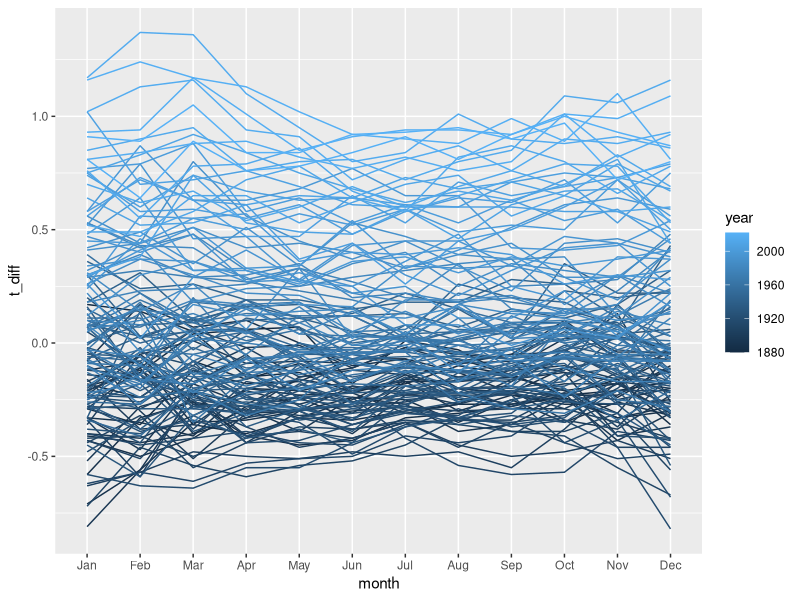
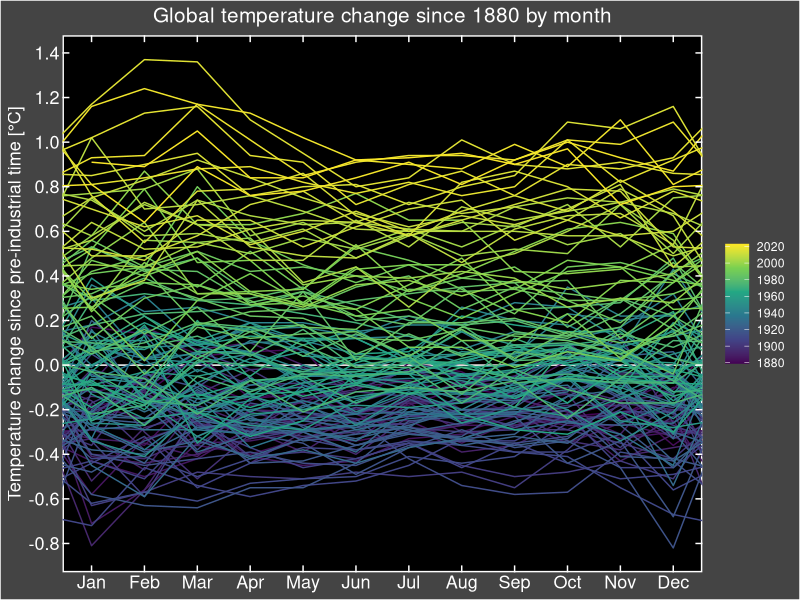
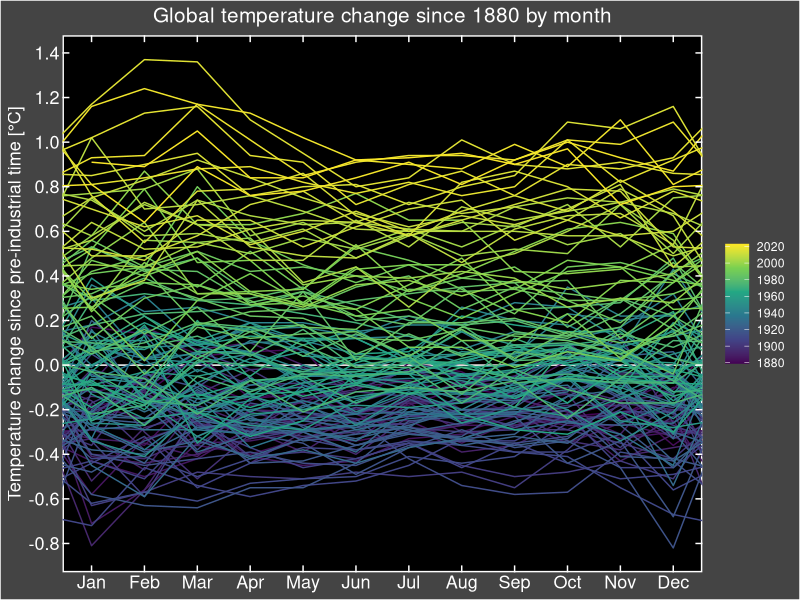

These figures' R source, in order:
library(tidyverse)

# 1. First plot
t_diff <- 
  read_csv("data/GLB.Ts+dSST.csv", skip = 1, na = "***") %>% #load CSV file, skip 1st rows, na value in the data is "***"
  select(year = Year, month.abb) %>% #month.abb is constant R build-in. which is the same as our datatype
  # Tidy dataframe by converting month in 1 column accept for year
  #Pivot dataframe for all columns except for year column, Give a name of month column
  pivot_longer(-year, names_to = "month", values_to = "t_diff") %>%
  drop_na() %>% #Ignore NA value
  mutate(month = factor(month, levels = month.abb)) #Order months into numerical order rather than alphabit order, define month as a factor
  
  
t_diff %>%
  ggplot(aes(x = month, y = t_diff, group = year, color = year)) +
  geom_line()

# 2. Second plot: There are data in preceding year and next year.
# Need to create 3 separated dataframes

t_diff <- 
  read_csv("data/GLB.Ts+dSST.csv", skip = 1, na = "***") %>% #load CSV file, skip 1st rows
  select(year = Year, month.abb) %>% #month.abb is constant R build-in. which is the same as our datatype
  # Tidy dataframe by converting month in 1 column accept for year
  #Pivot dataframe for all columns except for year column, Give a name of month column
  pivot_longer(-year, names_to = "month", values_to = "t_diff") %>%
  drop_na() #Ignore NA value
  

# Create 3 Separated dataframe
# Create dataframe for preceding December
last_dec <-
  t_diff %>%
  filter(month == "Dec") %>% #Filter December
  mutate(year = year - 1,   #Calculate preceding year by using the original data
         month = "last_Dec") #Rename Dec to last_Dec

#Create dataframe for next Jan
next_jan <-
  t_diff %>%
  filter(month == "Jan") %>% #Filter January
  mutate(year = year + 1,    # Add extra year
         month = "next_Jan") # Rename it

#Combine 3 dataframes
bind_rows(last_dec,t_diff,next_jan) %>%
  mutate(month = factor(month, levels = c("last_Dec", month.abb, "next_Jan")), #Order months into numerical order rather than alphabet order, define month as a factor
         month_number = as.numeric(month)-1) %>% #Change the scale in x axis to number from 0-13. Factor is a vector of character. It is stored as an order. We use as.numeric to return factor to number
  ggplot(aes(x = month_number, y = t_diff, group = year, color = year)) +
  geom_hline(yintercept = 0, color = "white") + # Add white line at 0 y intercept
  geom_line()+
  scale_x_continuous(breaks = 1:12, #Set x axis and its coordinator
                     labels = month.abb,
                     sec.axis = dup_axis(name = NULL, labels = NULL)) +
  scale_y_continuous(breaks = seq(-2,2,0.2), sec.axis = dup_axis(name = NULL, labels = NULL)) + #Rescale y axis
  scale_color_viridis_c(breaks = seq(1880,2020,20))+ #Change the color to continuous scale. Re-scale the legend
  coord_cartesian(xlim = c(1,12)) +
  labs(x = NULL, # Add label
      y = "Temperature change since pre-industrial time [\u00B0C]",
      title = "Global temperature change since 1880 by month") + 
  theme(
    panel.background = element_rect(fill = "black", color = "white", size = 1), #Add black color and white border. Increase border line size
    plot.background = element_rect(fill = "#444444"),
    panel.grid = element_blank(), # Remove grid line color
    axis.text = element_text(color = "white", size = 13), # Add color text
    axis.ticks = element_line(color = "white"), # Change tick mark color
    axis.ticks.length = unit(-5, "pt"), #Put tick mark into the plot by 5 points
    axis.title = element_text(color = "white", size = 13),
    plot.title = element_text(color = "white", hjust = 0.5, size = 15),
    legend.title = element_blank(), # Remove legend title
    legend.background = element_rect(fill = NA),
    legend.text = element_text(color = "white")
  )

ggsave("figures/temperature_lines.png", width = 8, height = 4.5)
